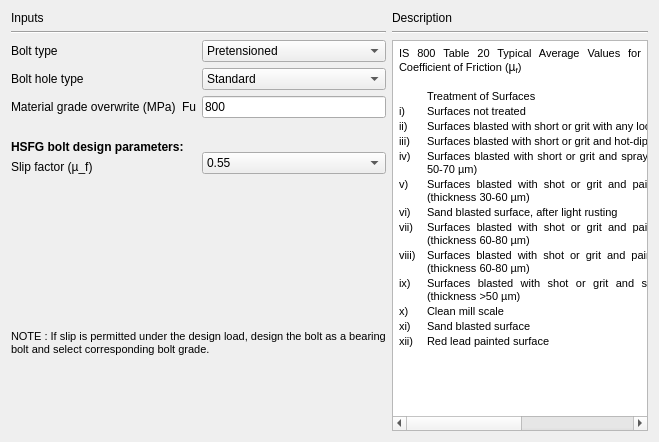
     <widget class="QWidget" name="tab_Bolt">
      <attribute name="title">
       <string>Bolt</string>
      </attribute>
      <layout class="QGridLayout" name="gridLayout_22">
       <item row="1" column="0" rowspan="2">
        <layout class="QGridLayout" name="gridLayout_21">
         <item row="1" column="0">
          <spacer name="verticalSpacer">
           <property name="orientation">
            <enum>Qt::Vertical</enum>
           </property>
           <property name="sizeType">
            <enum>QSizePolicy::Fixed</enum>
           </property>
           <property name="sizeHint" stdset="0">
            <size>
             <width>17</width>
             <height>150</height>
            </size>
           </property>
          </spacer>
         </item>
         <item row="2" column="0">
          <layout class="QGridLayout" name="gridLayout_20">
           <item row="0" column="0">
            <widget class="QLabel" name="label_note">
             <property name="font">
              <font>
               <family>Arial</family>
               <pointsize>8</pointsize>
               <weight>50</weight>
               <italic>false</italic>
               <bold>false</bold>
              </font>
             </property>
             <property name="text">
              <string>NOTE : If slip is permitted under the design load, design the bolt as a bearing
bolt and select corresponding bolt grade.</string>
             </property>
            </widget>
           </item>
           <item row="1" column="0">
            <spacer name="verticalSpacer_10">
             <property name="orientation">
              <enum>Qt::Vertical</enum>
             </property>
             <property name="sizeHint" stdset="0">
              <size>
               <width>20</width>
               <height>75</height>
              </size>
             </property>
            </spacer>
           </item>
          </layout>
         </item>
        </layout>
       </item>
       <item row="0" column="0">
        <layout class="QGridLayout" name="gridLayout_16">
         <item row="1" column="0">
          <layout class="QGridLayout" name="gridLayout_15">
           <item row="1" column="0">
            <widget class="Line" name="line">
             <property name="orientation">
              <enum>Qt::Horizontal</enum>
             </property>
            </widget>
           </item>
          </layout>
         </item>
         <item row="3" column="0">
          <layout class="QGridLayout" name="gridLayout_14">
           <item row="0" column="0" colspan="2">
            <layout class="QGridLayout" name="gridLayout_9">
             <item row="0" column="0">
              <widget class="QLabel" name="label">
               <property name="font">
                <font>
                 <family>Arial</family>
                </font>
               </property>
               <property name="text">
                <string>Bolt type</string>
               </property>
              </widget>
             </item>
             <item row="2" column="0">
              <widget class="QLabel" name="label_4">
               <property name="font">
                <font>
                 <family>Arial</family>
                </font>
               </property>
               <property name="text">
                <string>Material grade overwrite (MPa)</string>
               </property>
              </widget>
             </item>
             <item row="1" column="0">
              <widget class="QLabel" name="label_2">
               <property name="font">
                <font>
                 <family>Arial</family>
                </font>
               </property>
               <property name="text">
                <string>Bolt hole type</string>
               </property>
              </widget>
             </item>
             <item row="0" column="1" rowspan="3">
              <layout class="QGridLayout" name="gridLayout">
               <item row="1" column="1">
                <widget class="QComboBox" name="combo_boltHoleType">
                 <property name="font">
                  <font>
                   <family>Arial</family>
                  </font>
                 </property>
                 <property name="focusPolicy">
                  <enum>Qt::TabFocus</enum>
                 </property>
                 <item>
                  <property name="text">
                   <string>Standard</string>
                  </property>
                 </item>
                 <item>
                  <property name="text">
                   <string>Over-sized</string>
                  </property>
                 </item>
                </widget>
               </item>
               <item row="2" column="0">
                <widget class="QLabel" name="label_8">
                 <property name="text">
                  <string>Fu</string>
                 </property>
                </widget>
               </item>
               <item row="2" column="1">
                <widget class="QLineEdit" name="txt_boltFu">
                 <property name="font">
                  <font>
                   <family>Arial</family>
                  </font>
                 </property>
                 <property name="text">
                  <string>800</string>
                 </property>
                 <property name="alignment">
                  <set>Qt::AlignLeading|Qt::AlignLeft|Qt::AlignVCenter</set>
                 </property>
                 <property name="readOnly">
                  <bool>false</bool>
                 </property>
                </widget>
               </item>
               <item row="0" column="1">
                <widget class="QComboBox" name="combo_boltType">
                 <property name="font">
                  <font>
                   <family>Arial</family>
                  </font>
                 </property>
                 <item>
                  <property name="text">
                   <string>Pretensioned</string>
                  </property>
                 </item>
                 <item>
                  <property name="text">
                   <string>Non-pretensioned</string>
                  </property>
                 </item>
                </widget>
               </item>
              </layout>
             </item>
            </layout>
           </item>
           <item row="1" column="0">
            <layout class="QGridLayout" name="gridLayout_12">
             <item row="0" column="0">
              <spacer name="verticalSpacer_6">
               <property name="orientation">
                <enum>Qt::Vertical</enum>
               </property>
               <property name="sizeHint" stdset="0">
                <size>
                 <width>168</width>
                 <height>13</height>
                </size>
               </property>
              </spacer>
             </item>
             <item row="1" column="0">
              <widget class="QLabel" name="label_7">
               <property name="font">
                <font>
                 <family>Arial</family>
                 <weight>75</weight>
                 <bold>true</bold>
                </font>
               </property>
               <property name="text">
                <string>HSFG bolt design parameters:</string>
               </property>
              </widget>
             </item>
             <item row="2" column="0">
              <widget class="QLabel" name="label_15">
               <property name="font">
                <font>
                 <family>Arial</family>
                </font>
               </property>
               <property name="text">
                <string>Slip factor (µ_f)</string>
               </property>
              </widget>
             </item>
            </layout>
           </item>
           <item row="1" column="1">
            <layout class="QGridLayout" name="gridLayout_11">
             <item row="0" column="0">
              <spacer name="verticalSpacer_5">
               <property name="orientation">
                <enum>Qt::Vertical</enum>
               </property>
               <property name="sizeHint" stdset="0">
                <size>
                 <width>128</width>
                 <height>28</height>
                </size>
               </property>
              </spacer>
             </item>
             <item row="1" column="0">
              <widget class="QComboBox" name="combo_slipfactor">
               <property name="minimumSize">
                <size>
                 <width>0</width>
                 <height>0</height>
                </size>
               </property>
               <property name="maximumSize">
                <size>
                 <width>200</width>
                 <height>16777215</height>
                </size>
               </property>
               <property name="font">
                <font>
                 <family>Arial</family>
                </font>
               </property>
               <property name="currentIndex">
                <number>8</number>
               </property>
               <item>
                <property name="text">
                 <string>0.2</string>
                </property>
               </item>
               <item>
                <property name="text">
                 <string>0.5</string>
                </property>
               </item>
               <item>
                <property name="text">
                 <string>0.1</string>
                </property>
               </item>
               <item>
                <property name="text">
                 <string>0.25</string>
                </property>
               </item>
               <item>
                <property name="text">
                 <string>0.3</string>
                </property>
               </item>
               <item>
                <property name="text">
                 <string>0.33</string>
                </property>
               </item>
               <item>
                <property name="text">
                 <string>0.48</string>
                </property>
               </item>
               <item>
                <property name="text">
                 <string>0.52</string>
                </property>
               </item>
               <item>
                <property name="text">
                 <string>0.55</string>
                </property>
               </item>
              </widget>
             </item>
            </layout>
           </item>
          </layout>
         </item>
         <item row="0" column="0">
          <widget class="QLabel" name="label_5">
           <property name="font">
            <font>
             <family>Arial</family>
            </font>
           </property>
           <property name="text">
            <string>Inputs</string>
           </property>
          </widget>
         </item>
        </layout>
       </item>
       <item row="0" column="1" rowspan="3" colspan="2">
        <layout class="QGridLayout" name="gridLayout_19">
         <item row="0" column="0">
          <layout class="QGridLayout" name="gridLayout_8">
           <item row="0" column="0">
            <widget class="QLabel" name="label_3">
             <property name="font">
              <font>
               <family>Arial</family>
              </font>
             </property>
             <property name="text">
              <string>Description</string>
             </property>
            </widget>
           </item>
           <item row="1" column="0">
            <widget class="Line" name="line_4">
             <property name="orientation">
              <enum>Qt::Horizontal</enum>
             </property>
            </widget>
           </item>
          </layout>
         </item>
         <item row="1" column="0">
          <widget class="QTextBrowser" name="textBrowser">
           <property name="minimumSize">
            <size>
             <width>210</width>
             <height>320</height>
            </size>
           </property>
           <property name="html">
            <string>&lt;!DOCTYPE HTML PUBLIC &quot;-//W3C//DTD HTML 4.0//EN&quot; &quot;http://www.w3.org/TR/REC-html40/strict.dtd&quot;&gt;
&lt;html&gt;&lt;head&gt;&lt;meta name=&quot;qrichtext&quot; content=&quot;1&quot; /&gt;&lt;style type=&quot;text/css&quot;&gt;
p, li { white-space: pre-wrap; }
&lt;/style&gt;&lt;/head&gt;&lt;body style=&quot; font-family:'Arial'; font-size:8.25pt; font-weight:400; font-style:normal;&quot;&gt;
&lt;table border=&quot;0&quot; style=&quot; margin-top:0px; margin-bottom:0px; margin-left:0px; margin-right:0px;&quot; cellspacing=&quot;2&quot; cellpadding=&quot;0&quot;&gt;
&lt;tr&gt;
&lt;td colspan=&quot;3&quot;&gt;
&lt;p align=&quot;justify&quot; style=&quot; margin-top:12px; margin-bottom:12px; margin-left:0px; margin-right:0px; -qt-block-indent:0; text-indent:0px;&quot;&gt;&lt;span style=&quot; font-family:'MS Shell Dlg 2'; font-size:8pt;&quot;&gt;IS 800 Table 20 Typical Average Values for Coefficient of Friction (&lt;/span&gt;&lt;span style=&quot; font-family:'Calibri,sans-serif'; font-size:9pt;&quot;&gt;µ&lt;/span&gt;&lt;span style=&quot; font-family:'Calibri,sans-serif'; font-size:9pt; vertical-align:sub;&quot;&gt;f&lt;/span&gt;&lt;span style=&quot; font-family:'MS Shell Dlg 2'; font-size:8pt;&quot;&gt;)&lt;/span&gt;&lt;/p&gt;&lt;/td&gt;&lt;/tr&gt;&lt;/table&gt;
&lt;p align=&quot;justify&quot; style=&quot;-qt-paragraph-type:empty; margin-top:12px; margin-bottom:12px; margin-left:0px; margin-right:0px; -qt-block-indent:0; text-indent:0px; font-family:'MS Shell Dlg 2'; font-size:8pt;&quot;&gt;&lt;br /&gt;&lt;/p&gt;
&lt;table border=&quot;0&quot; style=&quot; margin-top:0px; margin-bottom:0px; margin-left:0px; margin-right:0px;&quot; cellspacing=&quot;2&quot; cellpadding=&quot;0&quot;&gt;
&lt;tr&gt;
&lt;td width=&quot;26&quot;&gt;&lt;/td&gt;
&lt;td width=&quot;383&quot;&gt;
&lt;p align=&quot;justify&quot; style=&quot; margin-top:12px; margin-bottom:12px; margin-left:0px; margin-right:0px; -qt-block-indent:0; text-indent:0px;&quot;&gt;&lt;span style=&quot; font-family:'MS Shell Dlg 2'; font-size:8pt;&quot;&gt;Treatment of Surfaces&lt;/span&gt;&lt;/p&gt;&lt;/td&gt;
&lt;td width=&quot;78&quot;&gt;
&lt;p align=&quot;justify&quot; style=&quot; margin-top:12px; margin-bottom:12px; margin-left:0px; margin-right:0px; -qt-block-indent:0; text-indent:0px;&quot;&gt;&lt;span style=&quot; font-family:'MS Shell Dlg 2'; font-size:8pt;&quot;&gt;  µ_f&lt;/span&gt;&lt;/p&gt;&lt;/td&gt;&lt;/tr&gt;
&lt;tr&gt;
&lt;td&gt;
&lt;p align=&quot;justify&quot; style=&quot; margin-top:12px; margin-bottom:12px; margin-left:0px; margin-right:0px; -qt-block-indent:0; text-indent:0px;&quot;&gt;&lt;span style=&quot; font-family:'MS Shell Dlg 2'; font-size:8pt;&quot;&gt;i)&lt;/span&gt;&lt;/p&gt;&lt;/td&gt;
&lt;td&gt;
&lt;p align=&quot;justify&quot; style=&quot; margin-top:12px; margin-bottom:12px; margin-left:0px; margin-right:0px; -qt-block-indent:0; text-indent:0px;&quot;&gt;&lt;span style=&quot; font-family:'MS Shell Dlg 2'; font-size:8pt;&quot;&gt;Surfaces not treated&lt;/span&gt;&lt;/p&gt;&lt;/td&gt;
&lt;td&gt;
&lt;p align=&quot;justify&quot; style=&quot; margin-top:12px; margin-bottom:12px; margin-left:0px; margin-right:0px; -qt-block-indent:0; text-indent:0px;&quot;&gt;&lt;span style=&quot; font-family:'MS Shell Dlg 2'; font-size:8pt;&quot;&gt;  0.2&lt;/span&gt;&lt;/p&gt;&lt;/td&gt;&lt;/tr&gt;
&lt;tr&gt;
&lt;td&gt;
&lt;p align=&quot;justify&quot; style=&quot; margin-top:12px; margin-bottom:12px; margin-left:0px; margin-right:0px; -qt-block-indent:0; text-indent:0px;&quot;&gt;&lt;span style=&quot; font-family:'MS Shell Dlg 2'; font-size:8pt;&quot;&gt;ii)&lt;/span&gt;&lt;/p&gt;&lt;/td&gt;
&lt;td&gt;
&lt;p align=&quot;justify&quot; style=&quot; margin-top:12px; margin-bottom:12px; margin-left:0px; margin-right:0px; -qt-block-indent:0; text-indent:0px;&quot;&gt;&lt;span style=&quot; font-family:'MS Shell Dlg 2'; font-size:8pt;&quot;&gt;Surfaces blasted with short or grit with any loose rust removed, no pitting&lt;/span&gt;&lt;/p&gt;&lt;/td&gt;
&lt;td&gt;
&lt;p align=&quot;justify&quot; style=&quot; margin-top:12px; margin-bottom:12px; margin-left:0px; margin-right:0px; -qt-block-indent:0; text-indent:0px;&quot;&gt;&lt;span style=&quot; font-family:'MS Shell Dlg 2'; font-size:8pt;&quot;&gt;  0.5&lt;/span&gt;&lt;/p&gt;&lt;/td&gt;&lt;/tr&gt;
&lt;tr&gt;
&lt;td&gt;
&lt;p align=&quot;justify&quot; style=&quot; margin-top:12px; margin-bottom:12px; margin-left:0px; margin-right:0px; -qt-block-indent:0; text-indent:0px;&quot;&gt;&lt;span style=&quot; font-family:'MS Shell Dlg 2'; font-size:8pt;&quot;&gt;iii)&lt;/span&gt;&lt;/p&gt;&lt;/td&gt;
&lt;td&gt;
&lt;p align=&quot;justify&quot; style=&quot; margin-top:12px; margin-bottom:12px; margin-left:0px; margin-right:0px; -qt-block-indent:0; text-indent:0px;&quot;&gt;&lt;span style=&quot; font-family:'MS Shell Dlg 2'; font-size:8pt;&quot;&gt;Surfaces blasted with short or grit and hot-dip galvanized&lt;/span&gt;&lt;/p&gt;&lt;/td&gt;
&lt;td&gt;
&lt;p align=&quot;justify&quot; style=&quot; margin-top:12px; margin-bottom:12px; margin-left:0px; margin-right:0px; -qt-block-indent:0; text-indent:0px;&quot;&gt;&lt;span style=&quot; font-family:'MS Shell Dlg 2'; font-size:8pt;&quot;&gt;  0.1&lt;/span&gt;&lt;/p&gt;&lt;/td&gt;&lt;/tr&gt;
&lt;tr&gt;
&lt;td&gt;
&lt;p align=&quot;justify&quot; style=&quot; margin-top:12px; margin-bottom:12px; margin-left:0px; margin-right:0px; -qt-block-indent:0; text-indent:0px;&quot;&gt;&lt;span style=&quot; font-family:'MS Shell Dlg 2'; font-size:8pt;&quot;&gt;iv)&lt;/span&gt;&lt;/p&gt;&lt;/td&gt;
&lt;td&gt;
&lt;p align=&quot;justify&quot; style=&quot; margin-top:12px; margin-bottom:12px; margin-left:0px; margin-right:0px; -qt-block-indent:0; text-indent:0px;&quot;&gt;&lt;span style=&quot; font-family:'MS Shell Dlg 2'; font-size:8pt;&quot;&gt;Surfaces blasted with short or grit and spray - metallized with zinc (thickness 50-70 µm)&lt;/span&gt;&lt;/p&gt;&lt;/td&gt;
&lt;td&gt;
&lt;p align=&quot;justify&quot; style=&quot; margin-top:12px; margin-bottom:12px; margin-left:0px; margin-right:0px; -qt-block-indent:0; text-indent:0px;&quot;&gt;&lt;span style=&quot; font-family:'MS Shell Dlg 2'; font-size:8pt;&quot;&gt;  0.25&lt;/span&gt;&lt;/p&gt;&lt;/td&gt;&lt;/tr&gt;
&lt;tr&gt;
&lt;td&gt;
&lt;p align=&quot;justify&quot; style=&quot; margin-top:12px; margin-bottom:12px; margin-left:0px; margin-right:0px; -qt-block-indent:0; text-indent:0px;&quot;&gt;&lt;span style=&quot; font-family:'MS Shell Dlg 2'; font-size:8pt;&quot;&gt;v)&lt;/span&gt;&lt;/p&gt;&lt;/td&gt;
&lt;td&gt;
&lt;p align=&quot;justify&quot; style=&quot; margin-top:12px; margin-bottom:12px; margin-left:0px; margin-right:0px; -qt-block-indent:0; text-indent:0px;&quot;&gt;&lt;span style=&quot; font-family:'MS Shell Dlg 2'; font-size:8pt;&quot;&gt;Surfaces blasted with shot or grit and painted with ethylzinc silicate coat (thickness 30-60 µm)&lt;/span&gt;&lt;/p&gt;&lt;/td&gt;
&lt;td&gt;
&lt;p align=&quot;justify&quot; style=&quot; margin-top:12px; margin-bottom:12px; margin-left:0px; margin-right:0px; -qt-block-indent:0; text-indent:0px;&quot;&gt;&lt;span style=&quot; font-family:'MS Shell Dlg 2'; font-size:8pt;&quot;&gt;  0.3&lt;/span&gt;&lt;/p&gt;&lt;/td&gt;&lt;/tr&gt;
&lt;tr&gt;
&lt;td&gt;
&lt;p align=&quot;justify&quot; style=&quot; margin-top:12px; margin-bottom:12px; margin-left:0px; margin-right:0px; -qt-block-indent:0; text-indent:0px;&quot;&gt;&lt;span style=&quot; font-family:'MS Shell Dlg 2'; font-size:8pt;&quot;&gt;vi)&lt;/span&gt;&lt;/p&gt;&lt;/td&gt;
&lt;td&gt;
&lt;p align=&quot;justify&quot; style=&quot; margin-top:12px; margin-bottom:12px; margin-left:0px; margin-right:0px; -qt-block-indent:0; text-indent:0px;&quot;&gt;&lt;span style=&quot; font-family:'MS Shell Dlg 2'; font-size:8pt;&quot;&gt;Sand blasted surface, after light rusting&lt;/span&gt;&lt;/p&gt;&lt;/td&gt;
&lt;td&gt;
&lt;p align=&quot;justify&quot; style=&quot; margin-top:12px; margin-bottom:12px; margin-left:0px; margin-right:0px; -qt-block-indent:0; text-indent:0px;&quot;&gt;&lt;span style=&quot; font-family:'MS Shell Dlg 2'; font-size:8pt;&quot;&gt;  0.52&lt;/span&gt;&lt;/p&gt;&lt;/td&gt;&lt;/tr&gt;
&lt;tr&gt;
&lt;td&gt;
&lt;p align=&quot;justify&quot; style=&quot; margin-top:12px; margin-bottom:12px; margin-left:0px; margin-right:0px; -qt-block-indent:0; text-indent:0px;&quot;&gt;&lt;span style=&quot; font-family:'MS Shell Dlg 2'; font-size:8pt;&quot;&gt;vii)&lt;/span&gt;&lt;/p&gt;&lt;/td&gt;
&lt;td&gt;
&lt;p align=&quot;justify&quot; style=&quot; margin-top:12px; margin-bottom:12px; margin-left:0px; margin-right:0px; -qt-block-indent:0; text-indent:0px;&quot;&gt;&lt;span style=&quot; font-family:'MS Shell Dlg 2'; font-size:8pt;&quot;&gt;Surfaces blasted with shot or grit and painted with ethylzinc silicate coat (thickness 60-80 µm)&lt;/span&gt;&lt;/p&gt;&lt;/td&gt;
&lt;td&gt;
&lt;p align=&quot;justify&quot; style=&quot; margin-top:12px; margin-bottom:12px; margin-left:0px; margin-right:0px; -qt-block-indent:0; text-indent:0px;&quot;&gt;&lt;span style=&quot; font-family:'MS Shell Dlg 2'; font-size:8pt;&quot;&gt;  0.3&lt;/span&gt;&lt;/p&gt;&lt;/td&gt;&lt;/tr&gt;
&lt;tr&gt;
&lt;td&gt;
&lt;p align=&quot;justify&quot; style=&quot; margin-top:12px; margin-bottom:12px; margin-left:0px; margin-right:0px; -qt-block-indent:0; text-indent:0px;&quot;&gt;&lt;span style=&quot; font-family:'MS Shell Dlg 2'; font-size:8pt;&quot;&gt;viii)&lt;/span&gt;&lt;/p&gt;&lt;/td&gt;
&lt;td&gt;
&lt;p align=&quot;justify&quot; style=&quot; margin-top:12px; margin-bottom:12px; margin-left:0px; margin-right:0px; -qt-block-indent:0; text-indent:0px;&quot;&gt;&lt;span style=&quot; font-family:'MS Shell Dlg 2'; font-size:8pt;&quot;&gt;Surfaces blasted with shot or grit and painted with alcalizinc silicate coat (thickness 60-80 µm)&lt;/span&gt;&lt;/p&gt;&lt;/td&gt;
&lt;td&gt;
&lt;p align=&quot;justify&quot; style=&quot; margin-top:12px; margin-bottom:12px; margin-left:0px; margin-right:0px; -qt-block-indent:0; text-indent:0px;&quot;&gt;&lt;span style=&quot; font-family:'MS Shell Dlg 2'; font-size:8pt;&quot;&gt;  0.3&lt;/span&gt;&lt;/p&gt;&lt;/td&gt;&lt;/tr&gt;
&lt;tr&gt;
&lt;td&gt;
&lt;p align=&quot;justify&quot; style=&quot; margin-top:12px; margin-bottom:12px; margin-left:0px; margin-right:0px; -qt-block-indent:0; text-indent:0px;&quot;&gt;&lt;span style=&quot; font-family:'MS Shell Dlg 2'; font-size:8pt;&quot;&gt;ix)&lt;/span&gt;&lt;/p&gt;&lt;/td&gt;
&lt;td&gt;
&lt;p align=&quot;justify&quot; style=&quot; margin-top:12px; margin-bottom:12px; margin-left:0px; margin-right:0px; -qt-block-indent:0; text-indent:0px;&quot;&gt;&lt;span style=&quot; font-family:'MS Shell Dlg 2'; font-size:8pt;&quot;&gt;Surfaces blasted with shot or grit and spray metallized with aluminium (thickness &amp;gt;50 µm)&lt;/span&gt;&lt;/p&gt;&lt;/td&gt;
&lt;td&gt;
&lt;p align=&quot;justify&quot; style=&quot; margin-top:12px; margin-bottom:12px; margin-left:0px; margin-right:0px; -qt-block-indent:0; text-indent:0px;&quot;&gt;&lt;span style=&quot; font-family:'MS Shell Dlg 2'; font-size:8pt;&quot;&gt;  0.5&lt;/span&gt;&lt;/p&gt;&lt;/td&gt;&lt;/tr&gt;
&lt;tr&gt;
&lt;td&gt;
&lt;p align=&quot;justify&quot; style=&quot; margin-top:12px; margin-bottom:12px; margin-left:0px; margin-right:0px; -qt-block-indent:0; text-indent:0px;&quot;&gt;&lt;span style=&quot; font-family:'MS Shell Dlg 2'; font-size:8pt;&quot;&gt;x)&lt;/span&gt;&lt;/p&gt;&lt;/td&gt;
&lt;td&gt;
&lt;p align=&quot;justify&quot; style=&quot; margin-top:12px; margin-bottom:12px; margin-left:0px; margin-right:0px; -qt-block-indent:0; text-indent:0px;&quot;&gt;&lt;span style=&quot; font-family:'MS Shell Dlg 2'; font-size:8pt;&quot;&gt;Clean mill scale&lt;/span&gt;&lt;/p&gt;&lt;/td&gt;
&lt;td&gt;
&lt;p align=&quot;justify&quot; style=&quot; margin-top:12px; margin-bottom:12px; margin-left:0px; margin-right:0px; -qt-block-indent:0; text-indent:0px;&quot;&gt;&lt;span style=&quot; font-family:'MS Shell Dlg 2'; font-size:8pt;&quot;&gt;  0.33&lt;/span&gt;&lt;/p&gt;&lt;/td&gt;&lt;/tr&gt;
&lt;tr&gt;
&lt;td&gt;
&lt;p align=&quot;justify&quot; style=&quot; margin-top:12px; margin-bottom:12px; margin-left:0px; margin-right:0px; -qt-block-indent:0; text-indent:0px;&quot;&gt;&lt;span style=&quot; font-family:'MS Shell Dlg 2'; font-size:8pt;&quot;&gt;xi)&lt;/span&gt;&lt;/p&gt;&lt;/td&gt;
&lt;td&gt;
&lt;p align=&quot;justify&quot; style=&quot; margin-top:12px; margin-bottom:12px; margin-left:0px; margin-right:0px; -qt-block-indent:0; text-indent:0px;&quot;&gt;&lt;span style=&quot; font-family:'MS Shell Dlg 2'; font-size:8pt;&quot;&gt;Sand blasted surface&lt;/span&gt;&lt;/p&gt;&lt;/td&gt;
&lt;td&gt;
&lt;p align=&quot;justify&quot; style=&quot; margin-top:12px; margin-bottom:12px; margin-left:0px; margin-right:0px; -qt-block-indent:0; text-indent:0px;&quot;&gt;&lt;span style=&quot; font-family:'MS Shell Dlg 2'; font-size:8pt;&quot;&gt;  0.48&lt;/span&gt;&lt;/p&gt;&lt;/td&gt;&lt;/tr&gt;
&lt;tr&gt;
&lt;td&gt;
&lt;p align=&quot;justify&quot; style=&quot; margin-top:12px; margin-bottom:12px; margin-left:0px; margin-right:0px; -qt-block-indent:0; text-indent:0px;&quot;&gt;&lt;span style=&quot; font-family:'MS Shell Dlg 2'; font-size:8pt;&quot;&gt;xii)&lt;/span&gt;&lt;/p&gt;&lt;/td&gt;
&lt;td&gt;
&lt;p align=&quot;justify&quot; style=&quot; margin-top:12px; margin-bottom:12px; margin-left:0px; margin-right:0px; -qt-block-indent:0; text-indent:0px;&quot;&gt;&lt;span style=&quot; font-family:'MS Shell Dlg 2'; font-size:8pt;&quot;&gt;Red lead painted surface&lt;/span&gt;&lt;/p&gt;&lt;/td&gt;
&lt;td&gt;
&lt;p align=&quot;justify&quot; style=&quot; margin-top:12px; margin-bottom:12px; margin-left:0px; margin-right:0px; -qt-block-indent:0; text-indent:0px;&quot;&gt;&lt;span style=&quot; font-family:'MS Shell Dlg 2'; font-size:8pt;&quot;&gt;  0.1&lt;/span&gt;&lt;/p&gt;
&lt;p align=&quot;justify&quot; style=&quot;-qt-paragraph-type:empty; margin-top:12px; margin-bottom:12px; margin-left:0px; margin-right:0px; -qt-block-indent:0; text-indent:0px; font-family:'MS Shell Dlg 2'; font-size:8pt;&quot;&gt;&lt;br /&gt;&lt;/p&gt;&lt;/td&gt;&lt;/tr&gt;&lt;/table&gt;&lt;/body&gt;&lt;/html&gt;</string>
           </property>
          </widget>
         </item>
        </layout>
       </item>
      </layout>
      <widget class="QLabel" name="label_9">
       <property name="geometry">
        <rect>
         <x>660</x>
         <y>9</y>
         <width>276</width>
         <height>255</height>
        </rect>
       </property>
       <property name="text">
        <string/>
       </property>
      </widget>
      <widget class="QLabel" name="label_11">
       <property name="geometry">
        <rect>
         <x>660</x>
         <y>405</y>
         <width>276</width>
         <height>134</height>
        </rect>
       </property>
       <property name="font">
        <font>
         <family>Arial</family>
        </font>
       </property>
       <property name="text">
        <string/>
       </property>
      </widget>
     </widget>
